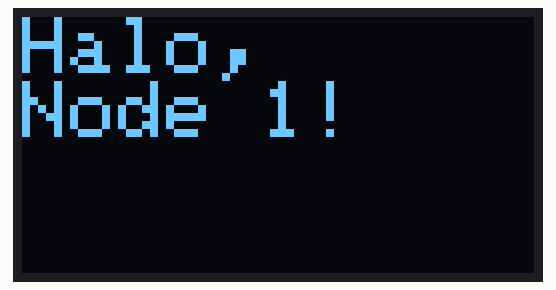
The sketch below on a simulated ESP32. Parts: 128×64 one-colour display. What the sketch prints to the serial monitor is not drawn.

Above: at 0.1 s.
At 2.1 s:
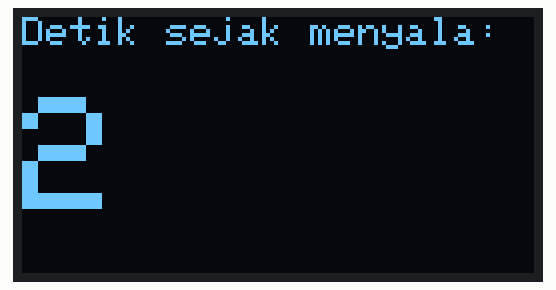
At 10.3 s:
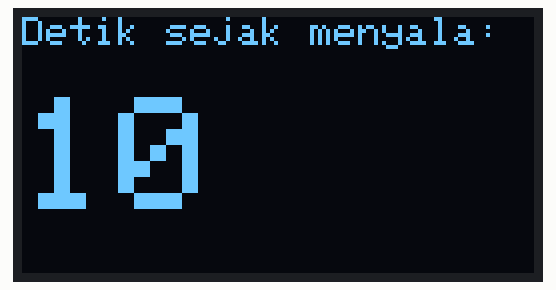
At 19.6 s:
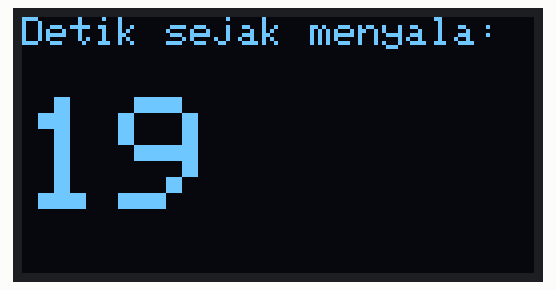
At 28.8 s:
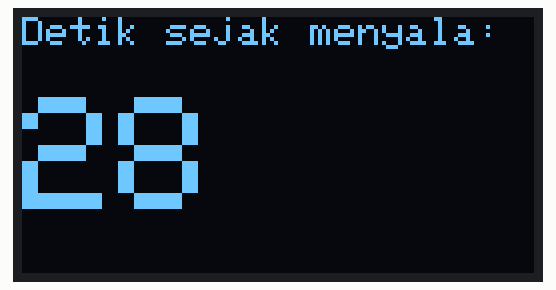
At 38.0 s:
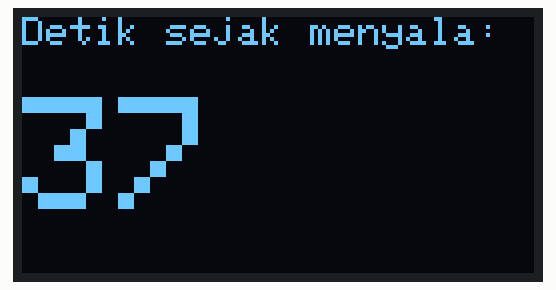

The sketch:

modul07_oled_pertama.ino
```cpp
// Modul 7 - Kemenangan Cepat: layar OLED pertamamu
// Layar OLED 0,96" (chip SSD1306, 128 x 64 titik) di bus I2C: SDA ke D21, SCL ke D22.
// Library: Adafruit SSD1306 2.5.17 (ikut terpasang: Adafruit GFX Library 1.12.6 dan Adafruit BusIO 1.17.4).

#include <Wire.h>
#include <Adafruit_GFX.h>
#include <Adafruit_SSD1306.h>

const int PIN_SDA = 21;           // D21: jalur data I2C (peta pin kanonik)
const int PIN_SCL = 22;           // D22: jalur detak I2C (peta pin kanonik)
const byte ALAMAT_LAYAR = 0x3C;   // "alamat rumah" layar di bus I2C

Adafruit_SSD1306 layar(128, 64, &Wire, -1);  // lebar 128, tinggi 64, lewat bus I2C, tanpa kaki reset

void setup() {
  Serial.begin(115200);
  Wire.begin(PIN_SDA, PIN_SCL);
  layar.begin(SSD1306_SWITCHCAPVCC, ALAMAT_LAYAR);  // SWITCHCAPVCC: layar membuat tegangan tingginya sendiri

  layar.clearDisplay();               // 1. kosongkan "kertas gambar" di memori ESP32
  layar.setTextColor(SSD1306_WHITE);  //    huruf putih (= titik menyala)
  layar.setTextSize(2);               //    huruf ukuran 2: tinggi 16 titik
  layar.setCursor(0, 0);              //    mulai dari pojok kiri atas
  layar.println("Halo,");             // 2. gambar teksnya
  layar.println("Node 1!");
  layar.display();                    // 3. kirim gambar itu ke layar lewat I2C

  Serial.println("Layar OLED siap.");
  delay(2000);
}

void loop() {
  layar.clearDisplay();
  layar.setTextSize(1);
  layar.setCursor(0, 0);
  layar.println("Detik sejak menyala:");
  layar.setTextSize(4);   // angka besar: tinggi 32 titik
  layar.setCursor(0, 20);
  layar.println(millis() / 1000);
  layar.display();
  delay(1000);
}
```

Measured:
- what the display in image 1 shows lasts 1.0 s, from 2.1 s to 3.1 s
